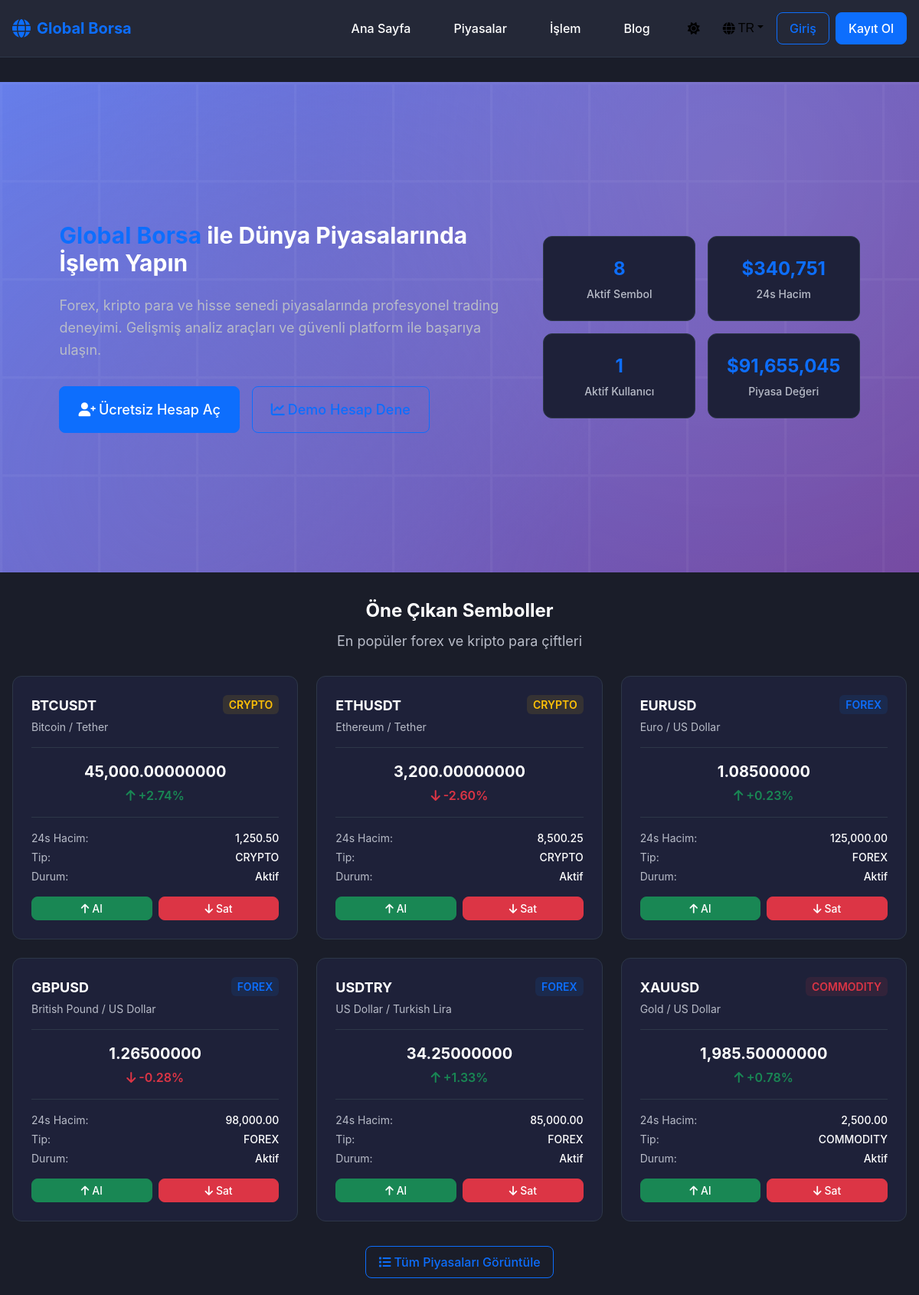
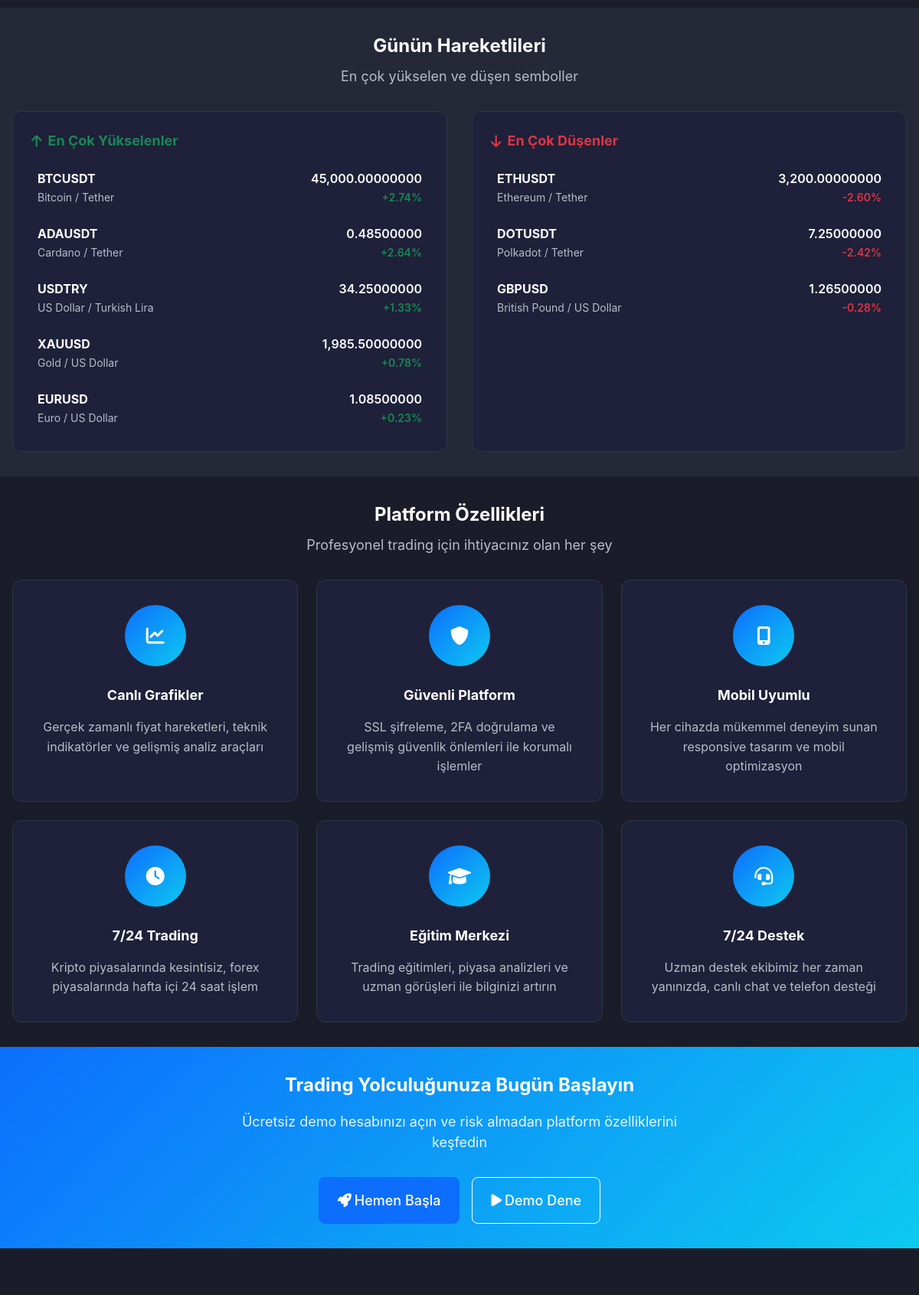
The page / (upper part) on the database its author committed (2 pictures, top to bottom).
### tables this page shows
CREATE TABLE IF NOT EXISTS prices (
    id INT AUTO_INCREMENT PRIMARY KEY,
    symbol_id INT NOT NULL,
    price DECIMAL(20, 8) NOT NULL,
    bid DECIMAL(20, 8),
    ask DECIMAL(20, 8),
    volume_24h DECIMAL(20, 8) DEFAULT 0,
    change_24h DECIMAL(10, 4) DEFAULT 0,
    change_percent_24h DECIMAL(10, 4) DEFAULT 0,
    high_24h DECIMAL(20, 8),
    low_24h DECIMAL(20, 8),
    updated_at DATETIME DEFAULT CURRENT_TIMESTAMP ON UPDATE CURRENT_TIMESTAMP,
    FOREIGN KEY (symbol_id) REFERENCES symbols(id) ON DELETE CASCADE,
    UNIQUE KEY unique_symbol (symbol_id)
);

CREATE TABLE IF NOT EXISTS symbols (
    id INT AUTO_INCREMENT PRIMARY KEY,
    symbol VARCHAR(20) UNIQUE NOT NULL,
    name VARCHAR(100) NOT NULL,
    base_currency VARCHAR(10) NOT NULL,
    quote_currency VARCHAR(10) NOT NULL,
    type ENUM('forex', 'crypto', 'stock', 'commodity') NOT NULL,
    status ENUM('active', 'inactive') DEFAULT 'active',
    min_trade_amount DECIMAL(20, 8) DEFAULT 0.00000001,
    max_trade_amount DECIMAL(20, 8),
    price_precision INT DEFAULT 8,
    quantity_precision INT DEFAULT 8,
    trading_fee DECIMAL(5, 4) DEFAULT 0.001,
    is_featured BOOLEAN DEFAULT FALSE,
    created_at DATETIME DEFAULT CURRENT_TIMESTAMP,
    updated_at DATETIME DEFAULT CURRENT_TIMESTAMP ON UPDATE CURRENT_TIMESTAMP
);

### modules/landing/views/index.php (the view, shortened to what the rows shown need)
<section class="hero">
    <div class="container">
        <div class="hero-content">
            <div class="hero-text">
                <h1 class="hero-title">
                    <span class="text-primary">Global Borsa</span> ile
                    Dünya Piyasalarında İşlem Yapın
                </h1>
                <p class="hero-description">
                    Forex, kripto para ve hisse senedi piyasalarında profesyonel trading deneyimi.
                    Gelişmiş analiz araçları ve güvenli platform ile başarıya ulaşın.
                </p>
                <div class="hero-actions">
                    <?php if (!$user): ?>
                        <a href="/register" class="btn btn-primary btn-lg">
                            <i class="fas fa-user-plus"></i>
                            Ücretsiz Hesap Aç
                        </a>
                        <a href="/trading" class="btn btn-outline btn-lg">
                            <i class="fas fa-chart-line"></i>
                            Demo Hesap Dene
                        </a>
                    <?php endif; ?>
                </div>
            </div>
            <div class="hero-stats">
                <div class="stat-card">
                    <div class="stat-value"><?= number_format($market_stats['total_symbols']) ?></div>
                    <div class="stat-label">Aktif Sembol</div>
                </div>
                <div class="stat-card">
                    <div class="stat-value">$<?= number_format($market_stats['total_volume'], 0) ?></div>
                    <div class="stat-label">24s Hacim</div>
                </div>
                <div class="stat-card">
                    <div class="stat-value"><?= number_format($market_stats['active_users']) ?></div>
                    <div class="stat-label">Aktif Kullanıcı</div>
                </div>
                <div class="stat-card">
                    <div class="stat-value">$<?= number_format($market_stats['market_cap'], 0) ?></div>
                    <div class="stat-label">Piyasa Değeri</div>
                </div>
            </div>
        </div>
    </div>
</section>
<section class="featured-symbols">
    <div class="container">
        <div class="section-header">
            <h2 class="section-title">Öne Çıkan Semboller</h2>
            <p class="section-description">En popüler forex ve kripto para çiftleri</p>
        </div>
        <div class="symbols-grid">
            <?php foreach ($featured_symbols as $symbol): ?>
                <div class="symbol-card" onclick="window.location.href='/symbol/<?= $symbol['symbol'] ?>'">
                    <div class="symbol-header">
                        <div class="symbol-info">
                            <h3 class="symbol-name"><?= htmlspecialchars($symbol['symbol']) ?></h3>
                            <p class="symbol-description"><?= htmlspecialchars($symbol['name']) ?></p>
                        </div>
                        <div class="symbol-type">
                            <span class="type-badge type-<?= $symbol['type'] ?>">
                                <?= strtoupper($symbol['type']) ?>
                            </span>
                        </div>
                    </div>
                    <div class="symbol-price">
                        <div class="current-price" data-symbol="<?= $symbol['symbol'] ?>">
                            <?= $symbol['price'] ? number_format($symbol['price'], 8) : '--' ?>
                        </div>
                        <div class="price-change <?= ($symbol['change_percent_24h'] ?? 0) >= 0 ? 'positive' : 'negative' ?>">
                            <i class="fas fa-<?= ($symbol['change_percent_24h'] ?? 0) >= 0 ? 'arrow-up' : 'arrow-down' ?>"></i>
                            <span data-change="<?= $symbol['symbol'] ?>">
                                <?= $symbol['change_percent_24h'] ? (($symbol['change_percent_24h'] >= 0 ? '+' : '') . number_format($symbol['change_percent_24h'], 2) . '%') : '--' ?>
                            </span>
                        </div>
                    </div>
                    <div class="symbol-details">
                        <div class="detail-item">
                            <span class="label">24s Hacim:</span>
                            <span class="value"><?= $symbol['volume_24h'] ? number_format($symbol['volume_24h'], 2) : '--' ?></span>
                        </div>
                        <div class="detail-item">
                            <span class="label">Tip:</span>
                            <span class="value"><?= strtoupper($symbol['type']) ?></span>
                        </div>
                        <div class="detail-item">
                            <span class="label">Durum:</span>
                            <span class="value"><?= $symbol['status'] === 'active' ? 'Aktif' : 'Pasif' ?></span>
                        </div>
                    </div>
                    <div class="symbol-actions">
                        <a href="/trading/<?= $symbol['symbol'] ?>" class="btn btn-success btn-sm">
                            <i class="fas fa-arrow-up"></i> Al
                        </a>
                        <a href="/trading/<?= $symbol['symbol'] ?>" class="btn btn-danger btn-sm">
                            <i class="fas fa-arrow-down"></i> Sat
                        </a>
                    </div>
                </div>
            <?php endforeach; ?>
        </div>
        <div class="section-footer">
            <a href="/markets" class="btn btn-outline">
                <i class="fas fa-list"></i>
                Tüm Piyasaları Görüntüle
            </a>
        </div>
    </div>
</section>
<section class="top-movers">
    <div class="container">
        <div class="section-header">
            <h2 class="section-title">Günün Hareketlileri</h2>
            <p class="section-description">En çok yükselen ve düşen semboller</p>
        </div>
        <div class="movers-container">
            <div class="movers-section">
                <h3 class="movers-title text-success">
                    <i class="fas fa-arrow-up"></i>
                    En Çok Yükselenler
                </h3>
                <div class="movers-list">
                    <?php foreach ($top_movers['gainers'] as $gainer): ?>
                        <div class="mover-item" onclick="window.location.href='/symbol/<?= $gainer['symbol'] ?>'">
                            <div class="mover-symbol">
                                <span class="symbol"><?= htmlspecialchars($gainer['symbol']) ?></span>
                                <span class="name"><?= htmlspecialchars($gainer['name']) ?></span>
                            </div>
                            <div class="mover-price">
                                <span class="price"><?= number_format($gainer['price'], 8) ?></span>
                                <span class="change text-success">
                                    +<?= number_format($gainer['change_percent_24h'], 2) ?>%
                                </span>
                            </div>
                        </div>
                    <?php endforeach; ?>
                </div>
            </div>
            <div class="movers-section">
                <h3 class="movers-title text-danger">
                    <i class="fas fa-arrow-down"></i>
                    En Çok Düşenler
                </h3>
                <div class="movers-list">
                    <?php foreach ($top_movers['losers'] as $loser): ?>
                        <div class="mover-item" onclick="window.location.href='/symbol/<?= $loser['symbol'] ?>'">
                            <div class="mover-symbol">
                                <span class="symbol"><?= htmlspecialchars($loser['symbol']) ?></span>
                                <span class="name"><?= htmlspecialchars($loser['name']) ?></span>
                            </div>
                            <div class="mover-price">
                                <span class="price"><?= number_format($loser['price'], 8) ?></span>
                                <span class="change text-danger">
                                    <?= number_format($loser['change_percent_24h'], 2) ?>%
                                </span>
                            </div>
                        </div>
                    <?php endforeach; ?>
                </div>
            </div>
        </div>
    </div>
</section>
<section class="features">
    <div class="container">
        <div class="section-header">
            <h2 class="section-title">Platform Özellikleri</h2>
            <p class="section-description">Profesyonel trading için ihtiyacınız olan her şey</p>
        </div>
        <div class="features-grid">
            <div class="feature-card">
                <div class="feature-icon">
                    <i class="fas fa-chart-line"></i>
                </div>
                <h3 class="feature-title">Canlı Grafikler</h3>
                <p class="feature-description">
                    Gerçek zamanlı fiyat hareketleri, teknik indikatörler ve gelişmiş analiz araçları
                </p>
            </div>
            <div class="feature-card">
                <div class="feature-icon">
                    <i class="fas fa-shield-alt"></i>
                </div>
                <h3 class="feature-title">Güvenli Platform</h3>
                <p class="feature-description">
                    SSL şifreleme, 2FA doğrulama ve gelişmiş güvenlik önlemleri ile korumalı işlemler
                </p>
            </div>
            <div class="feature-card">
                <div class="feature-icon">
                    <i class="fas fa-mobile-alt"></i>
                </div>
                <h3 class="feature-title">Mobil Uyumlu</h3>
                <p class="feature-description">
                    Her cihazda mükemmel deneyim sunan responsive tasarım ve mobil optimizasyon
                </p>
            </div>
            <div class="feature-card">
                <div class="feature-icon">
                    <i class="fas fa-clock"></i>
                </div>
                <h3 class="feature-title">7/24 Trading</h3>
                <p class="feature-description">
                    Kripto piyasalarında kesintisiz, forex piyasalarında hafta içi 24 saat işlem
                </p>
            </div>
            <div class="feature-card">
                <div class="feature-icon">
                    <i class="fas fa-graduation-cap"></i>
                </div>
                <h3 class="feature-title">Eğitim Merkezi</h3>
                <p class="feature-description">
                    Trading eğitimleri, piyasa analizleri ve uzman görüşleri ile bilginizi artırın
                </p>
            </div>
            <div class="feature-card">
                <div class="feature-icon">
                    <i class="fas fa-headset"></i>
                </div>
                <h3 class="feature-title">7/24 Destek</h3>
                <p class="feature-description">
                    Uzman destek ekibimiz her zaman yanınızda, canlı chat ve telefon desteği
                </p>
            </div>
        </div>
    </div>
</section>
<section class="cta">
    <div class="container">
        <div class="cta-content">
            <h2 class="cta-title">Trading Yolculuğunuza Bugün Başlayın</h2>
            <p class="cta-description">
                Ücretsiz demo hesabınızı açın ve risk almadan platform özelliklerini keşfedin
            </p>
            <div class="cta-actions">
                <?php if (!$user): ?>
                    <a href="/register" class="btn btn-primary btn-lg">
                        <i class="fas fa-rocket"></i>
                        Hemen Başla
                    </a>
                    <a href="/trading" class="btn btn-outline btn-lg">
                        <i class="fas fa-play"></i>
                        Demo Dene
                    </a>
                <?php endif; ?>
            </div>
        </div>
    </div>
</section>

### core/Router.php (shortened to what the rows shown need)
<?php
class Router
{
    private $routes = [];
    public function addRoute($method, $path, $handler)
    {
        $this->routes[] = [
            'method' => strtoupper($method),
            'path' => $path,
            'handler' => $handler,
            'pattern' => $this->convertToPattern($path)
        ];
    }
    private function convertToPattern($path)
    {
        $pattern = preg_replace('/\{([^}]+)\}/', '([^/]+)', $path);
        $pattern = str_replace('/', '\/', $pattern);
        return '/^' . $pattern . '$/';
    }
    public function handleRequest()
    {
        $method = $_SERVER['REQUEST_METHOD'];
        $uri = parse_url($_SERVER['REQUEST_URI'], PHP_URL_PATH);
        foreach ($this->routes as $route) {
            if ($route['method'] === $method && preg_match($route['pattern'], $uri, $matches)) {
                array_shift($matches);
                $this->executeHandler($route['handler'], $matches);
                return;
            }
        }
    }
    private function executeHandler($handler, $params = [])
    {
        if (strpos($handler, '@') !== false) {
            list($controllerName, $method) = explode('@', $handler);
            $controllerFile = $this->findController($controllerName);
            if ($controllerFile && file_exists($controllerFile)) {
                if (class_exists($controllerName)) {
                    $controller = new $controllerName();
                    if (method_exists($controller, $method)) {
                        call_user_func_array([$controller, $method], $params);
                        return;
                    }
                }
            }
        }
    }
    private function findController($controllerName)
    {
        $moduleName = strtolower(str_replace('Controller', '', $controllerName));
        $possiblePaths = [
            MODULES_PATH . '/' . $moduleName . '/' . $controllerName . '.php',
            CORE_PATH . '/' . $controllerName . '.php'
        ];
        foreach ($possiblePaths as $path) {
            if (file_exists($path)) {
                return $path;
            }
        }
        return null;
    }
}

### rows shown on the page
prices: symbol.symbol "BTCUSDT", symbol.name "Bitcoin / Tether", symbol.type "CRYPTO", price "45,000.00000000", change_percent_24h "2.74", volume_24h "1,250.50"
prices: symbol.symbol "ETHUSDT", symbol.name "Ethereum / Tether", symbol.type "CRYPTO", price "3,200.00000000", change_percent_24h "-2.60", volume_24h "8,500.25"
prices: symbol.symbol "EURUSD", symbol.name "Euro / US Dollar", symbol.type "FOREX", price "1.08500000", change_percent_24h "0.23", volume_24h "125,000.00"
prices: symbol.symbol "GBPUSD", symbol.name "British Pound / US Dollar", symbol.type "FOREX", price "1.26500000", change_percent_24h "-0.28", volume_24h "98,000.00"
prices: symbol.symbol "USDTRY", symbol.name "US Dollar / Turkish Lira", symbol.type "FOREX", price "34.25000000", change_percent_24h "1.33", volume_24h "85,000.00"
prices: symbol.symbol "XAUUSD", symbol.name "Gold / US Dollar", symbol.type "COMMODITY", price "1,985.50000000", change_percent_24h "0.78", volume_24h "2,500.00"
prices: symbol.symbol "ADAUSDT", symbol.name "Cardano / Tether", price "0.48500000", change_percent_24h "2.64"
prices: symbol.symbol "DOTUSDT", symbol.name "Polkadot / Tether", price "7.25000000", change_percent_24h "-2.42"
